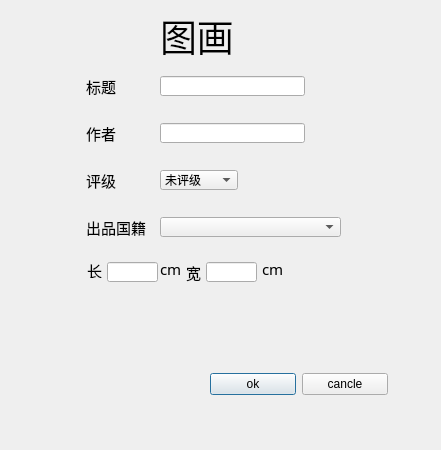
<?xml version="1.0" encoding="UTF-8"?>
<ui version="4.0">
 <class>add_picture</class>
 <widget class="QDialog" name="add_picture">
  <property name="geometry">
   <rect>
    <x>0</x>
    <y>0</y>
    <width>441</width>
    <height>450</height>
   </rect>
  </property>
  <property name="font">
   <font>
    <pointsize>12</pointsize>
   </font>
  </property>
  <property name="windowTitle">
   <string>Dialog</string>
  </property>
  <widget class="QLabel" name="label">
   <property name="geometry">
    <rect>
     <x>160</x>
     <y>-10</y>
     <width>101</width>
     <height>91</height>
    </rect>
   </property>
   <property name="font">
    <font>
     <family>.PingFang SC0</family>
     <pointsize>28</pointsize>
    </font>
   </property>
   <property name="styleSheet">
    <string notr="true"/>
   </property>
   <property name="text">
    <string>图画</string>
   </property>
  </widget>
  <widget class="QLabel" name="label_2">
   <property name="geometry">
    <rect>
     <x>86</x>
     <y>74</y>
     <width>34</width>
     <height>24</height>
    </rect>
   </property>
   <property name="font">
    <font>
     <family>.PingFang SC0</family>
     <pointsize>11</pointsize>
    </font>
   </property>
   <property name="text">
    <string>标题</string>
   </property>
  </widget>
  <widget class="QLabel" name="label_3">
   <property name="geometry">
    <rect>
     <x>86</x>
     <y>121</y>
     <width>34</width>
     <height>24</height>
    </rect>
   </property>
   <property name="font">
    <font>
     <family>.PingFang SC0</family>
     <pointsize>11</pointsize>
    </font>
   </property>
   <property name="text">
    <string>作者</string>
   </property>
  </widget>
  <widget class="QLabel" name="label_4">
   <property name="geometry">
    <rect>
     <x>86</x>
     <y>168</y>
     <width>34</width>
     <height>24</height>
    </rect>
   </property>
   <property name="font">
    <font>
     <family>.PingFang SC0</family>
     <pointsize>11</pointsize>
    </font>
   </property>
   <property name="text">
    <string>评级</string>
   </property>
  </widget>
  <widget class="QLineEdit" name="line_title">
   <property name="geometry">
    <rect>
     <x>160</x>
     <y>76</y>
     <width>145</width>
     <height>20</height>
    </rect>
   </property>
  </widget>
  <widget class="QLineEdit" name="line_author">
   <property name="geometry">
    <rect>
     <x>160</x>
     <y>123</y>
     <width>145</width>
     <height>20</height>
    </rect>
   </property>
  </widget>
  <widget class="QLineEdit" name="line_len">
   <property name="geometry">
    <rect>
     <x>107</x>
     <y>262</y>
     <width>51</width>
     <height>20</height>
    </rect>
   </property>
   <property name="text">
    <string/>
   </property>
  </widget>
  <widget class="QComboBox" name="box_lev">
   <property name="geometry">
    <rect>
     <x>160</x>
     <y>170</y>
     <width>78</width>
     <height>20</height>
    </rect>
   </property>
   <property name="font">
    <font>
     <pointsize>9</pointsize>
    </font>
   </property>
   <item>
    <property name="text">
     <string>未评级</string>
    </property>
   </item>
   <item>
    <property name="text">
     <string>一般</string>
    </property>
   </item>
   <item>
    <property name="text">
     <string>成人</string>
    </property>
   </item>
   <item>
    <property name="text">
     <string>儿童</string>
    </property>
   </item>
  </widget>
  <widget class="QLineEdit" name="line_width">
   <property name="geometry">
    <rect>
     <x>206</x>
     <y>262</y>
     <width>51</width>
     <height>20</height>
    </rect>
   </property>
   <property name="text">
    <string/>
   </property>
  </widget>
  <widget class="QLabel" name="label_5">
   <property name="geometry">
    <rect>
     <x>86</x>
     <y>215</y>
     <width>68</width>
     <height>24</height>
    </rect>
   </property>
   <property name="font">
    <font>
     <family>.PingFang SC0</family>
     <pointsize>11</pointsize>
    </font>
   </property>
   <property name="text">
    <string>出品国籍</string>
   </property>
  </widget>
  <widget class="QLabel" name="label_6">
   <property name="geometry">
    <rect>
     <x>87</x>
     <y>262</y>
     <width>16</width>
     <height>16</height>
    </rect>
   </property>
   <property name="font">
    <font>
     <family>.PingFang SC0</family>
     <pointsize>11</pointsize>
    </font>
   </property>
   <property name="text">
    <string>长</string>
   </property>
  </widget>
  <widget class="QComboBox" name="box_con">
   <property name="geometry">
    <rect>
     <x>160</x>
     <y>217</y>
     <width>181</width>
     <height>20</height>
    </rect>
   </property>
   <property name="font">
    <font>
     <pointsize>9</pointsize>
    </font>
   </property>
  </widget>
  <widget class="QLabel" name="label_7">
   <property name="geometry">
    <rect>
     <x>186</x>
     <y>262</y>
     <width>31</width>
     <height>20</height>
    </rect>
   </property>
   <property name="font">
    <font>
     <family>.PingFang SC0</family>
     <pointsize>11</pointsize>
    </font>
   </property>
   <property name="text">
    <string>宽</string>
   </property>
  </widget>
  <widget class="QLabel" name="label_8">
   <property name="geometry">
    <rect>
     <x>160</x>
     <y>262</y>
     <width>63</width>
     <height>14</height>
    </rect>
   </property>
   <property name="font">
    <font>
     <family>.PingFang SC0</family>
     <pointsize>11</pointsize>
    </font>
   </property>
   <property name="text">
    <string>cm</string>
   </property>
  </widget>
  <widget class="QLabel" name="label_9">
   <property name="geometry">
    <rect>
     <x>262</x>
     <y>262</y>
     <width>63</width>
     <height>14</height>
    </rect>
   </property>
   <property name="font">
    <font>
     <family>.PingFang SC0</family>
     <pointsize>11</pointsize>
    </font>
   </property>
   <property name="text">
    <string>cm</string>
   </property>
  </widget>
  <widget class="QLabel" name="as_check">
   <property name="geometry">
    <rect>
     <x>230</x>
     <y>340</y>
     <width>131</width>
     <height>16</height>
    </rect>
   </property>
   <property name="styleSheet">
    <string notr="true">color: rgb(255, 0, 0);</string>
   </property>
   <property name="text">
    <string/>
   </property>
  </widget>
  <widget class="QWidget" name="layoutWidget">
   <property name="geometry">
    <rect>
     <x>210</x>
     <y>370</y>
     <width>178</width>
     <height>28</height>
    </rect>
   </property>
   <layout class="QHBoxLayout" name="horizontalLayout">
    <item>
     <widget class="QPushButton" name="btn_ok">
      <property name="font">
       <font>
        <pointsize>9</pointsize>
       </font>
      </property>
      <property name="text">
       <string>ok</string>
      </property>
     </widget>
    </item>
    <item>
     <widget class="QPushButton" name="btn_can">
      <property name="font">
       <font>
        <pointsize>9</pointsize>
       </font>
      </property>
      <property name="text">
       <string>cancle</string>
      </property>
      <property name="autoDefault">
       <bool>false</bool>
      </property>
     </widget>
    </item>
   </layout>
  </widget>
  <widget class="QLabel" name="as_title">
   <property name="geometry">
    <rect>
     <x>315</x>
     <y>76</y>
     <width>111</width>
     <height>16</height>
    </rect>
   </property>
   <property name="font">
    <font>
     <italic>true</italic>
    </font>
   </property>
   <property name="styleSheet">
    <string notr="true">color: rgb(255, 89, 92);</string>
   </property>
   <property name="text">
    <string/>
   </property>
  </widget>
  <widget class="QLabel" name="as_author">
   <property name="geometry">
    <rect>
     <x>315</x>
     <y>123</y>
     <width>101</width>
     <height>16</height>
    </rect>
   </property>
   <property name="font">
    <font>
     <italic>true</italic>
    </font>
   </property>
   <property name="styleSheet">
    <string notr="true">color: rgb(255, 89, 92);</string>
   </property>
   <property name="text">
    <string/>
   </property>
  </widget>
  <widget class="QLabel" name="as_size">
   <property name="geometry">
    <rect>
     <x>296</x>
     <y>262</y>
     <width>131</width>
     <height>20</height>
    </rect>
   </property>
   <property name="font">
    <font>
     <italic>true</italic>
    </font>
   </property>
   <property name="styleSheet">
    <string notr="true">color: rgb(255, 89, 92);</string>
   </property>
   <property name="text">
    <string/>
   </property>
  </widget>
 </widget>
 <resources/>
 <connections/>
</ui>
